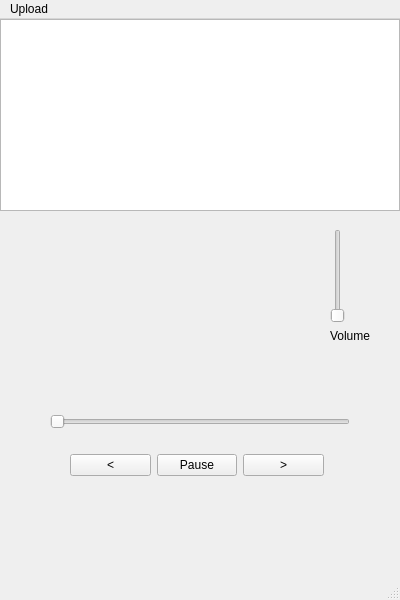
<?xml version="1.0" encoding="UTF-8"?>
<ui version="4.0">
 <class>MainWindow</class>
 <widget class="QMainWindow" name="MainWindow">
  <property name="geometry">
   <rect>
    <x>0</x>
    <y>0</y>
    <width>400</width>
    <height>600</height>
   </rect>
  </property>
  <property name="windowTitle">
   <string>MainWindow</string>
  </property>
  <widget class="QWidget" name="centralwidget">
   <widget class="QSlider" name="progressBar">
    <property name="geometry">
     <rect>
      <x>50</x>
      <y>390</y>
      <width>300</width>
      <height>25</height>
     </rect>
    </property>
    <property name="orientation">
     <enum>Qt::Horizontal</enum>
    </property>
   </widget>
   <widget class="QListWidget" name="PodcastList">
    <property name="geometry">
     <rect>
      <x>0</x>
      <y>0</y>
      <width>400</width>
      <height>192</height>
     </rect>
    </property>
   </widget>
   <widget class="QWidget" name="layoutWidget">
    <property name="geometry">
     <rect>
      <x>330</x>
      <y>210</y>
      <width>54</width>
      <height>114</height>
     </rect>
    </property>
    <layout class="QVBoxLayout" name="verticalLayout">
     <item>
      <widget class="QSlider" name="volumeSlider">
       <property name="orientation">
        <enum>Qt::Vertical</enum>
       </property>
      </widget>
     </item>
     <item>
      <widget class="QLabel" name="volumeLabel">
       <property name="sizePolicy">
        <sizepolicy hsizetype="Fixed" vsizetype="Preferred">
         <horstretch>0</horstretch>
         <verstretch>0</verstretch>
        </sizepolicy>
       </property>
       <property name="text">
        <string>Volume</string>
       </property>
      </widget>
     </item>
    </layout>
   </widget>
   <widget class="QWidget" name="layoutWidget">
    <property name="geometry">
     <rect>
      <x>70</x>
      <y>430</y>
      <width>254</width>
      <height>32</height>
     </rect>
    </property>
    <layout class="QHBoxLayout" name="horizontalLayout">
     <item>
      <widget class="QPushButton" name="backButton">
       <property name="text">
        <string>&lt;</string>
       </property>
      </widget>
     </item>
     <item>
      <widget class="QPushButton" name="playButton">
       <property name="text">
        <string>Pause</string>
       </property>
      </widget>
     </item>
     <item>
      <widget class="QPushButton" name="skipButton">
       <property name="text">
        <string>&gt;</string>
       </property>
      </widget>
     </item>
    </layout>
   </widget>
   <widget class="QWidget" name="layoutWidget">
    <property name="geometry">
     <rect>
      <x>60</x>
      <y>350</y>
      <width>281</width>
      <height>42</height>
     </rect>
    </property>
    <layout class="QVBoxLayout" name="verticalLayout_2">
     <item>
      <widget class="QLabel" name="titleLabel">
       <property name="text">
        <string/>
       </property>
      </widget>
     </item>
     <item>
      <widget class="QLabel" name="authorLabel">
       <property name="text">
        <string/>
       </property>
      </widget>
     </item>
    </layout>
   </widget>
   <widget class="QLabel" name="coverArtLabel">
    <property name="geometry">
     <rect>
      <x>70</x>
      <y>210</y>
      <width>161</width>
      <height>121</height>
     </rect>
    </property>
    <property name="text">
     <string/>
    </property>
   </widget>
  </widget>
  <widget class="QMenuBar" name="menubar">
   <property name="geometry">
    <rect>
     <x>0</x>
     <y>0</y>
     <width>400</width>
     <height>22</height>
    </rect>
   </property>
   <widget class="QMenu" name="menuUpload">
    <property name="title">
     <string>Upload</string>
    </property>
    <addaction name="uploadFiles"/>
   </widget>
   <addaction name="menuUpload"/>
  </widget>
  <widget class="QStatusBar" name="statusbar"/>
  <action name="uploadFiles">
   <property name="text">
    <string>Upload</string>
   </property>
  </action>
 </widget>
 <resources/>
 <connections/>
</ui>
